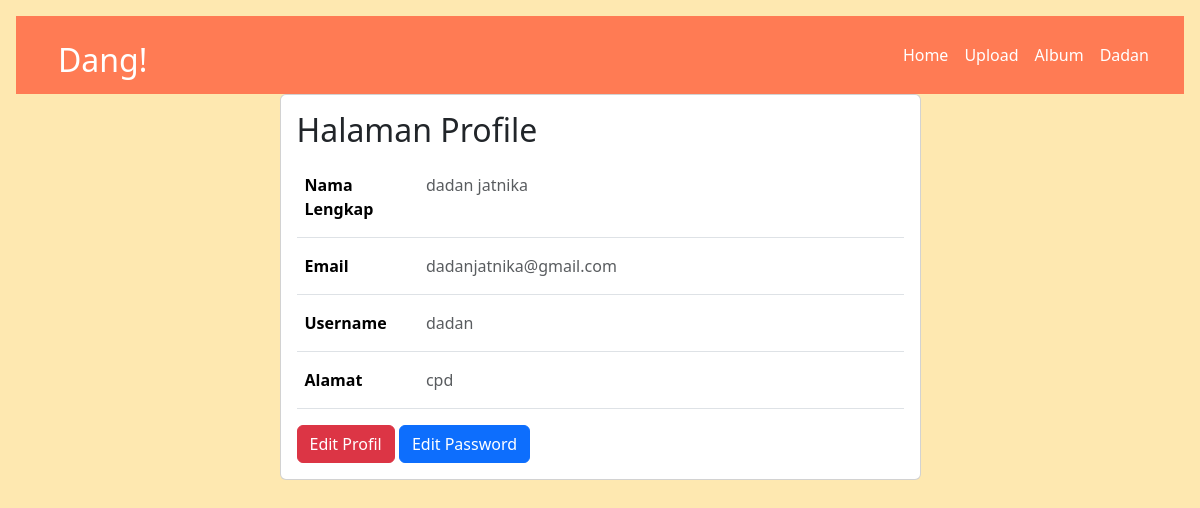
Page /?url=profile (signed in) on the committed database.
### tables this page shows
CREATE TABLE `gallery_user` (
  `UserID` int(11) NOT NULL,
  `Username` varchar(255) NOT NULL,
  `Password` varchar(255) NOT NULL,
  `Email` varchar(255) NOT NULL,
  `NamaLengkap` varchar(255) NOT NULL,
  `Alamat` text NOT NULL,
  `Role` enum('Admin','User') NOT NULL DEFAULT 'User'
);

### page/profil.php (the view, shortened to what this page needs)
<div class="container">
    <div class="row justify-content-center">
        <div class="col-7">
            <div class="card">
                <div class="card-body">
                    <h2>Halaman Profile</h2>
                    <?php
                    $user = mysqli_fetch_array(mysqli_query($conn, "SELECT * FROM gallery_user WHERE UserID='{$_SESSION['user_id']}'"));
                    ?>
                    <?php echo @$alert; if (@$_GET['proses'] == 'editprofile') : ?>
                        <form action="?url=profile&&proses=editprofile" method="post">
                            <div class="input-group mb-3">
                                <label for="nama" class="input-group-text"><i class="fa-solid fa-circle-user fa-fw fa-lg"></i></label>
                                <input type="text" class="form-control" value="<?= $user['NamaLengkap'] ?>" id="nama" name="nama" required placeholder="Masukan Nama Lengkap">
                            </div>
                            <div class="input-group mb-3">
                                <label for="email" class="input-group-text"><i class="fa-solid fa-envelope fa-fw fa-lg"></i></label>
                                <input type="email" class="form-control" value="<?= $user['Email'] ?>" id="email" name="email" required placeholder="Masukan Email Anda">
                            </div>
                            <div class="input-group mb-3">
                                <label for="username" class="input-group-text"><i class="fa-solid fa-at fa-fw fa-lg"></i></label>
                                <input type="text" class="form-control" value="<?= $user['Username'] ?>" id="username" name="username" required placeholder="Masukan Username">
                            </div>
                            <div class="input-group mb-4">
                                <label for="alamat" class="input-group-text"><i class="fa-solid fa-address-book fa-fw fa-lg"></i></label>
                                <input type="text" class="form-control" id="alamat" value="<?= $user['Alamat'] ?>" name="alamat" required placeholder="Masukan Alamat Lengkap">
                            </div>
                            <a href="?url=profile" class="btn btn-dark fw-semibold">Kembali</a>
                            <input type="submit" value="Simpan Perubahan" name="editprofile" class="btn btn-primary fw-semibold">
                        </form>
                    <?php else : ?>
                        <div class="table-responsive">
                            <table class="table table-white table-hover">
                                <tr>
                                    <th style="width: 20%;" class="py-3">Nama Lengkap</th>
                                    <td class="py-3 text-muted"><?= $user['NamaLengkap'] ?></td>
                                </tr>
                                <tr>
                                    <th style="width: 20%;" class="py-3">Email</th>
                                    <td class="py-3 text-muted"><?= $user['Email'] ?></td>
                                </tr>
                                <tr>
                                    <th style="width: 20%;" class="py-3">Username</th>
                                    <td class="py-3 text-muted"><?= $user['Username'] ?></td>
                                </tr>
                                <tr>
                                    <th style="width: 20%;" class="py-3">Alamat</th>
                                    <td class="py-3 text-muted"><?= $user['Alamat'] ?></td>
                                </tr>
                            </table>
                        </div>
                        <a href="?url=profile&&proses=editprofile" class="btn btn-danger">Edit Profil</a>
                        <a href="?url=profile&&proses=editpassword" class="btn btn-primary">Edit Password</a>
                    <?php endif; ?>
                </div>
            </div>
        </div>
    </div>
</div>

### assets/css/style.css (style rules this page uses)
body { padding: 1rem; background-color: #FEE8B0; }

### rows in the picture
gallery_user: NamaLengkap "dadan jatnika", Email "dadanjatnika@gmail.com", Username "dadan", Alamat "cpd"

### other values in the picture
$_SESSION['username'] "Dadan"
